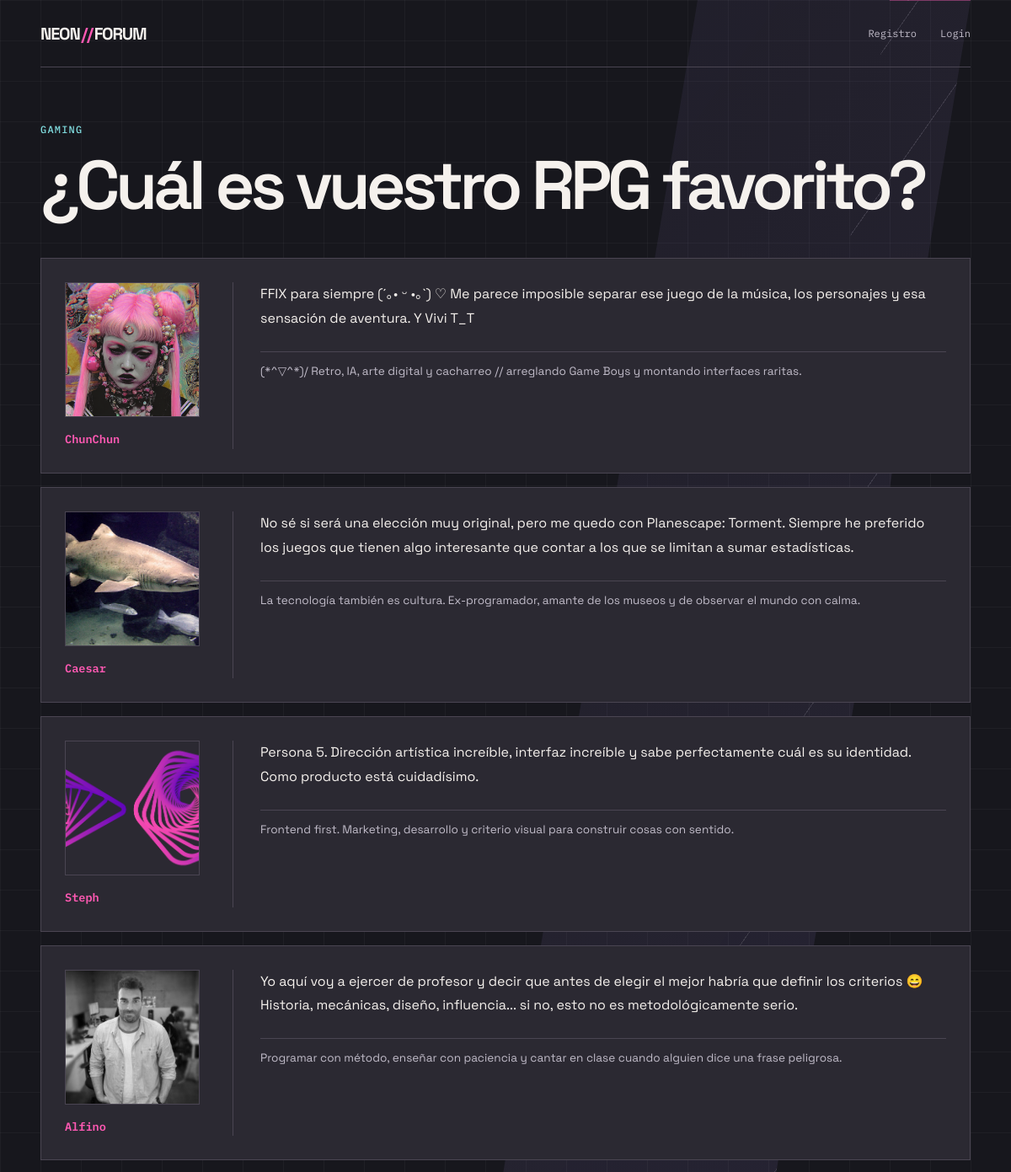
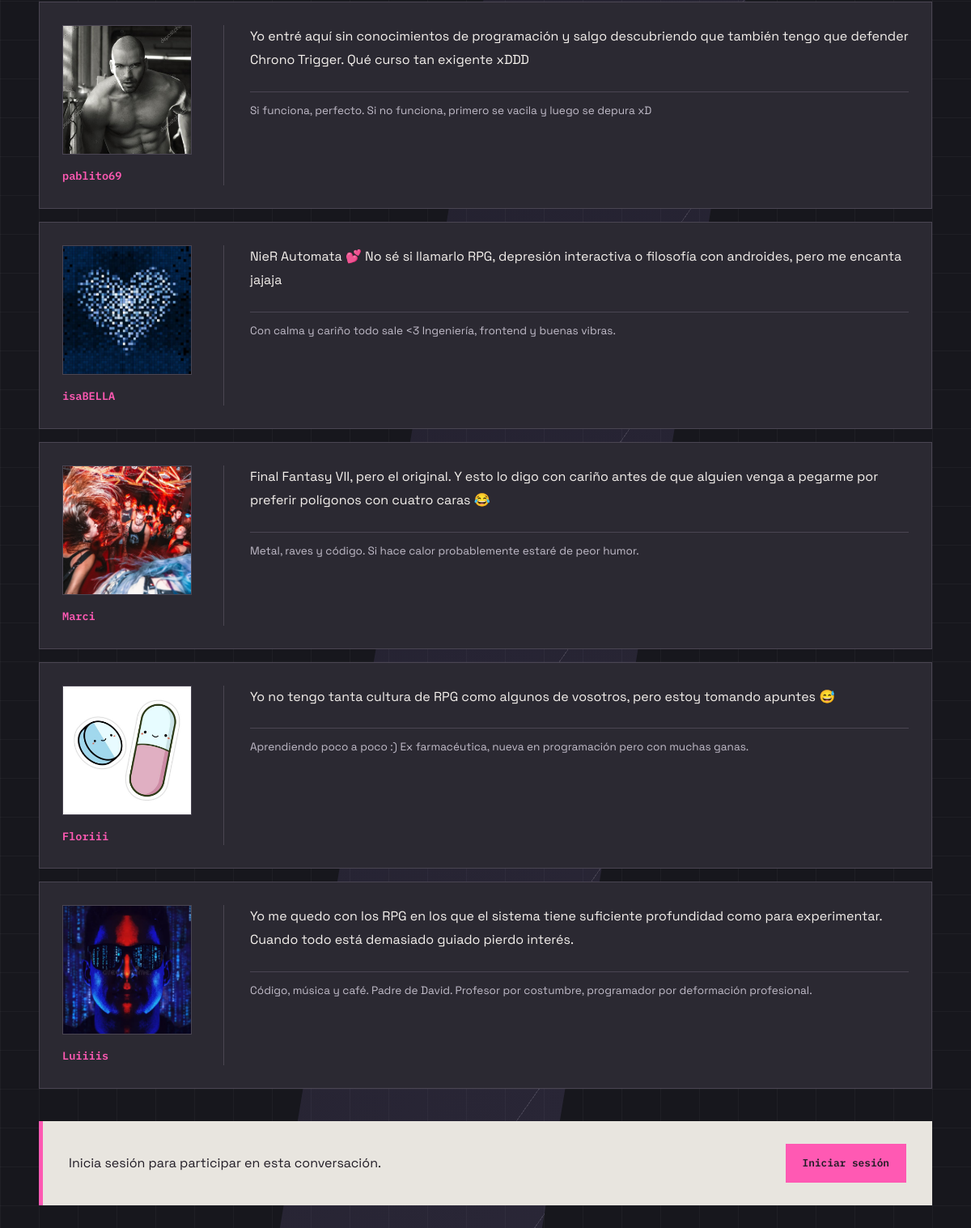
/tema.php?id=1, run on the app's committed database (2 pictures, top to bottom).
### tables this page shows
CREATE TABLE `temas` (
  `id_tema` int(11) NOT NULL,
  `titulo_tema` varchar(150) NOT NULL,
  `seccion` varchar(100) NOT NULL,
  `num_msj` int(11) NOT NULL DEFAULT 0
);

CREATE TABLE `mensajes` (
  `id_mensaje` int(11) NOT NULL,
  `titulo_mensaje` varchar(150) NOT NULL,
  `mensaje` text NOT NULL,
  `id_usu` int(11) NOT NULL,
  `id_tema` int(11) NOT NULL
);

CREATE TABLE `usuarios` (
  `id_usu` int(11) NOT NULL,
  `nickname` varchar(50) NOT NULL,
  `email` varchar(100) NOT NULL,
  `password` varchar(255) NOT NULL,
  `avatar` varchar(255) DEFAULT NULL,
  `firma` text DEFAULT NULL
);

### tema.php (the view, shortened to what this page needs)
<?php
$con = new mysqli("localhost", "root", "", "examen");
$id_tema = $_GET["id"];
$sql = "SELECT * FROM temas WHERE id_tema = $id_tema";
$resultadoTema = $con->query($sql);
foreach ($resultadoTema as $tema) {
    $titulo = $tema["titulo_tema"];
    $seccion = $tema["seccion"];
}
$sql = "SELECT * FROM mensajes
        WHERE id_tema = $id_tema";
$mensajes = $con->query($sql);
?>
<!DOCTYPE html>
<html lang="es">
<head>
    <link rel="stylesheet" href="styles.css?v=12">
</head>
<body>
<div class="pagina-tema">
    <p class="seccion">
        <?php echo $seccion; ?>
    </p>
    <h1>
        <?php echo $titulo; ?>
    </h1>
    <div class="mensajes">
        <?php
        foreach ($mensajes as $mensaje) {
            $id_usu = $mensaje["id_usu"];
            $sql = "SELECT nickname, avatar, firma
                    FROM usuarios
                    WHERE id_usu = $id_usu";
            $resultadoUsuario = $con->query($sql);
            $nickname = "Usuario";
            $avatar = "";
            $firma = "";
            foreach ($resultadoUsuario as $usuario) {
                $nickname = $usuario["nickname"];
                $avatar = $usuario["avatar"];
                $firma = $usuario["firma"];
            }
        ?>
            <div class="mensaje">
                <div class="autor">
                    <?php if ($avatar != NULL && $avatar != "") { ?>
                        <img
                            src="avatars/<?php echo htmlspecialchars($avatar, ENT_QUOTES, "UTF-8"); ?>"
                            alt=""
                            class="avatar-img"
                            width="64"
                            height="64"
                            loading="lazy"
                        >
                    <?php } else { ?>
                        <div class="avatar-vacio" aria-hidden="true"><?php echo htmlspecialchars(strtoupper(substr($nickname, 0, 1)), ENT_QUOTES, "UTF-8"); ?></div>
                    <?php } ?>
                    <p class="autor-nombre"><?php echo htmlspecialchars($nickname, ENT_QUOTES, "UTF-8"); ?></p>
                </div>
                <p class="mensaje-texto">
                    <?php echo $mensaje["mensaje"]; ?>
                </p>
                <?php if ($firma != NULL && trim($firma) != "") { ?>
                    <p class="firma"><?php echo htmlspecialchars($firma, ENT_QUOTES, "UTF-8"); ?></p>
                <?php } ?>
            </div>
        <?php
        }
        ?>
    </div>
    <?php
    if (isset($_SESSION["usuario"])) {
    ?>
        <div class="respuesta">
            <h2>Responder</h2>
            <form
                action="tema.php?id=<?php echo $id_tema; ?>"
                method="POST"
            >
                <label for="respuesta-mensaje">Tu mensaje</label>
                <textarea
                    id="respuesta-mensaje"
                    name="mensaje"
                    placeholder="Escribe tu respuesta..."
                    required
                ></textarea>
                <input
                    type="submit"
                    value="Publicar respuesta"
                >
            </form>
        </div>
    <?php
    } else {
    ?>
        <div class="cta">
            <p>
                Inicia sesión para participar en esta conversación.
            </p>
            <a href="login.php" class="b1">
                Iniciar sesión
            </a>
        </div>
    <?php
    }
    ?>
</div>
</body>
</html>

### data on the page
temas: seccion "GAMING", titulo_tema "¿Cuál es vuestro RPG favorito?"
mensajes: id_usu.avatar (picture), id_usu.nickname "ChunChun", mensaje "FFIX para siempre (´｡• ᵕ •｡`) ♡ Me parece imposible separar ese juego de la música, los personajes y esa sensación de aventura. Y Vivi T_T", id_usu.firma "(*^▽^*)/ Retro, IA, arte digital y cacharreo // arreglando Game Boys y montando interfaces raritas."
mensajes: id_usu.avatar (picture), id_usu.nickname "Caesar", mensaje "No sé si será una elección muy original, pero me quedo con Planescape: Torment. Siempre he preferido los juegos que tienen algo interesante que contar a los que se limitan a sumar estadísticas.", id_usu.firma "La tecnología también es cultura. Ex-programador, amante de los museos y de observar el mundo con calma."
mensajes: id_usu.avatar (picture), id_usu.nickname "Steph", mensaje "Persona 5. Dirección artística increíble, interfaz increíble y sabe perfectamente cuál es su identidad. Como producto está cuidadísimo.", id_usu.firma "Frontend first. Marketing, desarrollo y criterio visual para construir cosas con sentido."
mensajes: id_usu.avatar (picture), id_usu.nickname "Alfino", mensaje "Yo aquí voy a ejercer de profesor y decir que antes de elegir el mejor habría que definir los criterios 😄 Historia, mecánicas, diseño, influencia... si no, esto no es metodológicamente serio.", id_usu.firma "Programar con método, enseñar con paciencia y cantar en clase cuando alguien dice una frase peligrosa."
mensajes: id_usu.avatar (picture), id_usu.nickname "pablito69", mensaje "Yo entré aquí sin conocimientos de programación y salgo descubriendo que también tengo que defender Chrono Trigger. Qué curso tan exigente xDDD", id_usu.firma "Si funciona, perfecto. Si no funciona, primero se vacila y luego se depura xD"
mensajes: id_usu.avatar (picture), id_usu.nickname "isaBELLA", mensaje "NieR Automata 💕 No sé si llamarlo RPG, depresión interactiva o filosofía con androides, pero me encanta jajaja", id_usu.firma "Con calma y cariño todo sale <3 Ingeniería, frontend y buenas vibras."
mensajes: id_usu.avatar (picture), id_usu.nickname "Marci", mensaje "Final Fantasy VII, pero el original. Y esto lo digo con cariño antes de que alguien venga a pegarme por preferir polígonos con cuatro caras 😂", id_usu.firma "Metal, raves y código. Si hace calor probablemente estaré de peor humor."
mensajes: id_usu.avatar (picture), id_usu.nickname "Floriii", mensaje "Yo no tengo tanta cultura de RPG como algunos de vosotros, pero estoy tomando apuntes 😅", id_usu.firma "Aprendiendo poco a poco :) Ex farmacéutica, nueva en programación pero con muchas ganas."
mensajes: id_usu.avatar (picture), id_usu.nickname "Luiiiis", mensaje "Yo me quedo con los RPG en los que el sistema tiene suficiente profundidad como para experimentar. Cuando todo está demasiado guiado pierdo interés.", id_usu.firma "Código, música y café. Padre de David. Profesor por costumbre, programador por deformación profesional."
